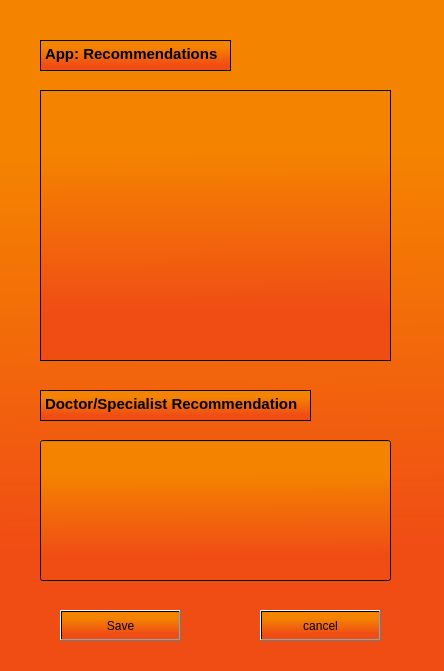
<?xml version="1.0" encoding="UTF-8"?>
<ui version="4.0">
 <class>RecoWidget</class>
 <widget class="QWidget" name="RecoWidget">
  <property name="geometry">
   <rect>
    <x>0</x>
    <y>0</y>
    <width>444</width>
    <height>671</height>
   </rect>
  </property>
  <property name="windowTitle">
   <string>Form</string>
  </property>
  <property name="windowOpacity">
   <double>0.000000000000000</double>
  </property>
  <property name="toolTip">
   <string notr="true"/>
  </property>
  <property name="autoFillBackground">
   <bool>false</bool>
  </property>
  <property name="styleSheet">
   <string notr="true">background: qlineargradient(spread:pad, x1:0.493074, y1:0.818182, x2:0.487685, y2:0.153409, stop:0 rgba(240, 77, 21, 255), stop:0.881773 rgba(244, 131, 0, 255))</string>
  </property>
  <widget class="QTextEdit" name="textEdit">
   <property name="enabled">
    <bool>true</bool>
   </property>
   <property name="geometry">
    <rect>
     <x>40</x>
     <y>40</y>
     <width>191</width>
     <height>31</height>
    </rect>
   </property>
   <property name="toolTip">
    <string/>
   </property>
   <property name="verticalScrollBarPolicy">
    <enum>Qt::ScrollBarAlwaysOff</enum>
   </property>
   <property name="horizontalScrollBarPolicy">
    <enum>Qt::ScrollBarAlwaysOff</enum>
   </property>
   <property name="readOnly">
    <bool>true</bool>
   </property>
   <property name="html">
    <string>&lt;!DOCTYPE HTML PUBLIC &quot;-//W3C//DTD HTML 4.0//EN&quot; &quot;http://www.w3.org/TR/REC-html40/strict.dtd&quot;&gt;
&lt;html&gt;&lt;head&gt;&lt;meta name=&quot;qrichtext&quot; content=&quot;1&quot; /&gt;&lt;meta charset=&quot;utf-8&quot; /&gt;&lt;style type=&quot;text/css&quot;&gt;
p, li { white-space: pre-wrap; }
hr { height: 1px; border-width: 0; }
li.unchecked::marker { content: &quot;\2610&quot;; }
li.checked::marker { content: &quot;\2612&quot;; }
&lt;/style&gt;&lt;/head&gt;&lt;body style=&quot; font-family:'Segoe UI'; font-size:9pt; font-weight:400; font-style:normal;&quot;&gt;
&lt;p style=&quot; margin-top:0px; margin-bottom:0px; margin-left:0px; margin-right:0px; -qt-block-indent:0; text-indent:0px;&quot;&gt;&lt;span style=&quot; font-size:11pt; font-weight:700;&quot;&gt;App: Recommendations&lt;/span&gt;&lt;/p&gt;
&lt;p style=&quot;-qt-paragraph-type:empty; margin-top:0px; margin-bottom:0px; margin-left:0px; margin-right:0px; -qt-block-indent:0; text-indent:0px; font-size:11pt; font-weight:700;&quot;&gt;&lt;br /&gt;&lt;/p&gt;&lt;/body&gt;&lt;/html&gt;</string>
   </property>
  </widget>
  <widget class="QTextEdit" name="appRecomend">
   <property name="enabled">
    <bool>true</bool>
   </property>
   <property name="geometry">
    <rect>
     <x>40</x>
     <y>90</y>
     <width>351</width>
     <height>271</height>
    </rect>
   </property>
   <property name="acceptDrops">
    <bool>false</bool>
   </property>
   <property name="toolTip">
    <string/>
   </property>
   <property name="verticalScrollBarPolicy">
    <enum>Qt::ScrollBarAlwaysOff</enum>
   </property>
   <property name="horizontalScrollBarPolicy">
    <enum>Qt::ScrollBarAlwaysOff</enum>
   </property>
   <property name="readOnly">
    <bool>true</bool>
   </property>
   <property name="html">
    <string>&lt;!DOCTYPE HTML PUBLIC &quot;-//W3C//DTD HTML 4.0//EN&quot; &quot;http://www.w3.org/TR/REC-html40/strict.dtd&quot;&gt;
&lt;html&gt;&lt;head&gt;&lt;meta name=&quot;qrichtext&quot; content=&quot;1&quot; /&gt;&lt;meta charset=&quot;utf-8&quot; /&gt;&lt;style type=&quot;text/css&quot;&gt;
p, li { white-space: pre-wrap; }
hr { height: 1px; border-width: 0; }
li.unchecked::marker { content: &quot;\2610&quot;; }
li.checked::marker { content: &quot;\2612&quot;; }
&lt;/style&gt;&lt;/head&gt;&lt;body style=&quot; font-family:'Segoe UI'; font-size:9pt; font-weight:400; font-style:normal;&quot;&gt;
&lt;p style=&quot;-qt-paragraph-type:empty; margin-top:0px; margin-bottom:0px; margin-left:0px; margin-right:0px; -qt-block-indent:0; text-indent:0px;&quot;&gt;&lt;br /&gt;&lt;/p&gt;
&lt;p style=&quot;-qt-paragraph-type:empty; margin-top:0px; margin-bottom:0px; margin-left:0px; margin-right:0px; -qt-block-indent:0; text-indent:0px; font-size:11pt; font-weight:700;&quot;&gt;&lt;br /&gt;&lt;/p&gt;&lt;/body&gt;&lt;/html&gt;</string>
   </property>
  </widget>
  <widget class="QPushButton" name="save">
   <property name="geometry">
    <rect>
     <x>60</x>
     <y>610</y>
     <width>121</width>
     <height>31</height>
    </rect>
   </property>
   <property name="text">
    <string>Save</string>
   </property>
  </widget>
  <widget class="QPushButton" name="cancel">
   <property name="geometry">
    <rect>
     <x>260</x>
     <y>610</y>
     <width>121</width>
     <height>31</height>
    </rect>
   </property>
   <property name="text">
    <string>cancel</string>
   </property>
  </widget>
  <widget class="QTextEdit" name="textEdit_3">
   <property name="enabled">
    <bool>true</bool>
   </property>
   <property name="geometry">
    <rect>
     <x>40</x>
     <y>390</y>
     <width>271</width>
     <height>31</height>
    </rect>
   </property>
   <property name="toolTip">
    <string/>
   </property>
   <property name="verticalScrollBarPolicy">
    <enum>Qt::ScrollBarAlwaysOff</enum>
   </property>
   <property name="horizontalScrollBarPolicy">
    <enum>Qt::ScrollBarAlwaysOff</enum>
   </property>
   <property name="readOnly">
    <bool>true</bool>
   </property>
   <property name="html">
    <string>&lt;!DOCTYPE HTML PUBLIC &quot;-//W3C//DTD HTML 4.0//EN&quot; &quot;http://www.w3.org/TR/REC-html40/strict.dtd&quot;&gt;
&lt;html&gt;&lt;head&gt;&lt;meta name=&quot;qrichtext&quot; content=&quot;1&quot; /&gt;&lt;meta charset=&quot;utf-8&quot; /&gt;&lt;style type=&quot;text/css&quot;&gt;
p, li { white-space: pre-wrap; }
hr { height: 1px; border-width: 0; }
li.unchecked::marker { content: &quot;\2610&quot;; }
li.checked::marker { content: &quot;\2612&quot;; }
&lt;/style&gt;&lt;/head&gt;&lt;body style=&quot; font-family:'Segoe UI'; font-size:9pt; font-weight:400; font-style:normal;&quot;&gt;
&lt;p style=&quot; margin-top:0px; margin-bottom:0px; margin-left:0px; margin-right:0px; -qt-block-indent:0; text-indent:0px;&quot;&gt;&lt;span style=&quot; font-size:11pt; font-weight:700;&quot;&gt;Doctor/Specialist Recommendation&lt;/span&gt;&lt;/p&gt;
&lt;p style=&quot;-qt-paragraph-type:empty; margin-top:0px; margin-bottom:0px; margin-left:0px; margin-right:0px; -qt-block-indent:0; text-indent:0px; font-size:11pt; font-weight:700;&quot;&gt;&lt;br /&gt;&lt;/p&gt;&lt;/body&gt;&lt;/html&gt;</string>
   </property>
  </widget>
  <widget class="QLineEdit" name="lineEdit">
   <property name="geometry">
    <rect>
     <x>40</x>
     <y>440</y>
     <width>351</width>
     <height>141</height>
    </rect>
   </property>
  </widget>
 </widget>
 <resources/>
 <connections/>
</ui>
